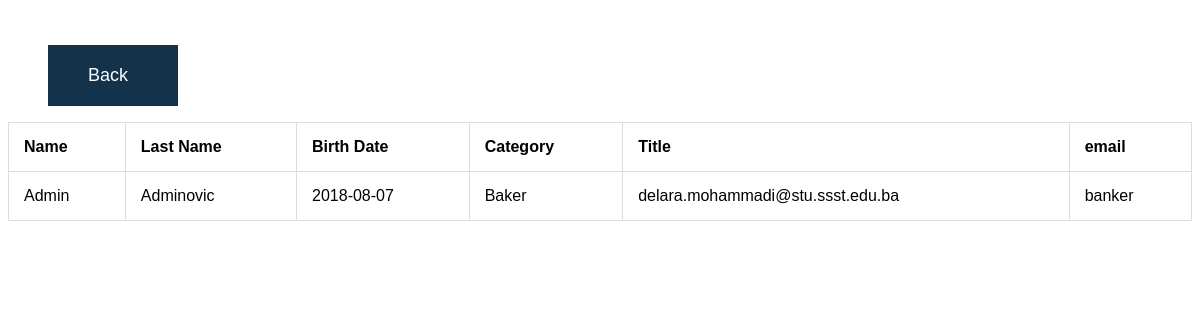
The page /WebSite/Bankr/bankerInfo.php (signed in) on the database its author committed.
### tables this page shows
CREATE TABLE `banker` (
  `banker_id` int(11) NOT NULL,
  `b_username` varchar(30) NOT NULL,
  `first_name` varchar(50) NOT NULL,
  `last_name` varchar(50) NOT NULL,
  `category` varchar(50) NOT NULL,
  `title` varchar(50) NOT NULL,
  `email` varchar(100) NOT NULL,
  `password` varchar(20) NOT NULL,
  `date_of_birth` date DEFAULT NULL
);

### WebSite/Bankr/bankerInfo.php (the view, shortened to what this page needs)
<?php
include('includes.php');
?>
<!doctype html>
<html>
<?php include_once ('head.php'); ?>
<body>
<div class="back">
    <nav>
        <ul>
            <li class="back"><a href="bankerView.php">Back</a></li>
        </ul>
    </nav>
</div>
<main class="wrapper">
    <?php
    $banker_id = $_SESSION['banker_id'];
    $query = mysqli_query($conn, "SELECT * FROM banker WHERE banker_id = '$banker_id'");
    ?>
    <table>
        <tr>
            <th>
                Name
            </th>
            <th>
                Last Name
            </th>
            <th>
                Birth Date
            </th>
            <th>
                Category
            </th>
            <th>
                Title
            </th>
            <th>
                email
            </th>
        </tr>
        <?php while ($row = mysqli_fetch_assoc($query)) { ?>
            <tr>
                <td>
                    <?php echo $row['first_name'] ?>
                </td>
                <td>
                    <?php echo $row['last_name'] ?>
                </td>
                <td>
                    <?php echo $row['date_of_birth'] ?>
                </td>
                <td>
                    <?php echo $row['title']?>
                </td>
                <td>
                    <?php echo $row['email']?>
                </td>
                <td>
                    <?php echo $row['category'] ?>
                </td>
            </tr>
        <?php } ?>
    </table>
</main>
</body>
</html>

### WebSite/Bankr/css/login.css (style rules this page uses)
body { font-family: Helvetica; }
table, td, th { border: 1px solid #ddd; text-align: left; }
table { border-collapse: collapse; width: 100%; }
th, td { padding: 15px; }
.back li { list-style: none; margin-top: 45px; background-color: #14334b; padding: 20px 40px; width: 50px; }
.back a { text-decoration: none; font-size: 18px; color: white; text-transform: capitalize; font-weight: 500; }

### rows shown on the page
banker: first_name "Admin", last_name "Adminovic", date_of_birth "2018-08-07", title "Baker", email "delara.mohammadi@stu.ssst.edu.ba", category "banker"
